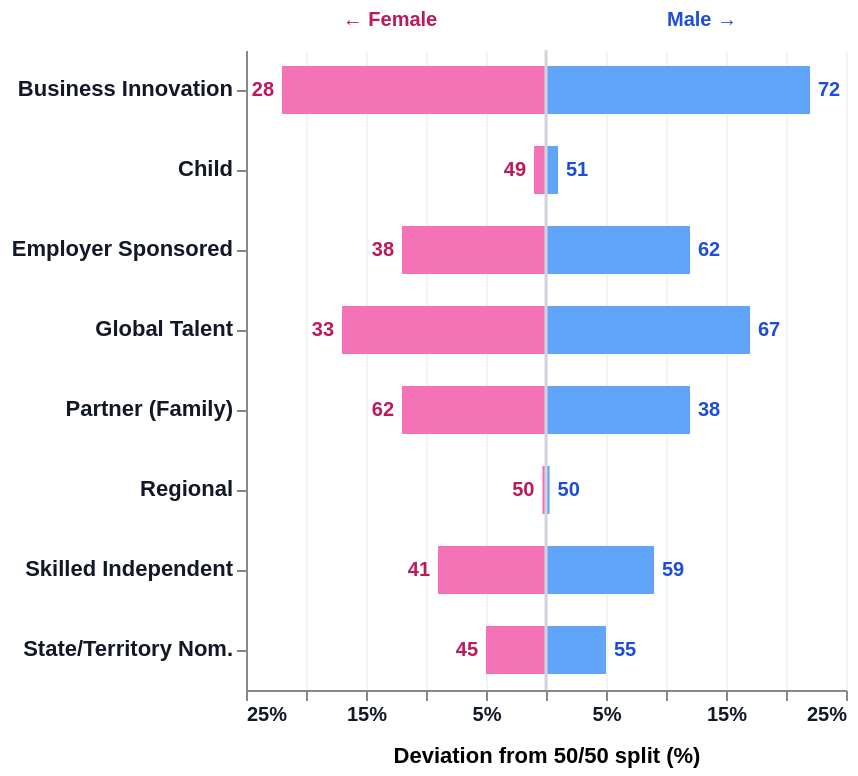

The Vega-Lite source for this figure:
### Vega-Lite specification from a JSON file in a GitHub repository (floating-point values rounded to 4 significant figures)
{"$schema": "https://vega.github.io/schema/vega-lite/v5.json", "width": "container", "height": 320, "background": "#ffffff", "config": {"view": {"stroke": null}}, "data": {"values": [{"category": "Business Innovation", "female": 28, "male": 72, "female_dev": -22, "male_dev": 22}, {"category": "Global Talent", "female": 33, "male": 67, "female_dev": -17, "male_dev": 17}, {"category": "Employer Sponsored", "female": 38, "male": 62, "female_dev": -12, "male_dev": 12}, {"category": "Skilled Independent", "female": 41, "male": 59, "female_dev": -9, "male_dev": 9}, {"category": "State/Territory Nom.", "female": 45, "male": 55, "female_dev": -5, "male_dev": 5}, {"category": "Child", "female": 49, "male": 51, "female_dev": -1, "male_dev": 1}, {"category": "Regional", "female": 50, "male": 50, "female_dev": -0.3, "male_dev": 0.3}, {"category": "Partner (Family)", "female": 62, "male": 38, "female_dev": -12, "male_dev": 12}]}, "layer": [{"mark": {"type": "bar", "height": 24}, "encoding": {"y": {"field": "category", "type": "nominal", "sort": ["Business Innovation", "Global Talent", "Employer Sponsored", "Skilled Independent", "State/Territory Nom.", "Child", "Regional", "Partner (Family)"], "axis": {"title": null, "labelFontSize": 11, "labelFontWeight": "bold", "labelColor": "#111827"}}, "x": {"field": "female_dev", "type": "quantitative", "scale": {"domain": [-25, 25]}, "axis": {"title": "Deviation from 50/50 split (%)", "titleFontSize": 11, "titleFontWeight": "bold", "titlePadding": 10, "labelExpr": "abs(datum.value) + '%'", "gridColor": "#f3f4f6", "labelFontSize": 10, "labelFontWeight": "bold", "labelColor": "#111827"}}, "x2": {"value": 0}, "color": {"value": "#f472b6"}, "opacity": {"condition": {"param": "hover", "empty": true, "value": 1}, "value": 0.3}, "tooltip": [{"field": "category", "title": "Visa Category"}, {"field": "female", "title": "Female %", "format": ".0f"}, {"field": "male", "title": "Male %", "format": ".0f"}]}, "params": [{"name": "hover", "select": {"type": "point", "on": "mouseover", "fields": ["category"]}}]}, {"mark": {"type": "bar", "height": 24}, "encoding": {"y": {"field": "category", "type": "nominal", "sort": ["Business Innovation", "Global Talent", "Employer Sponsored", "Skilled Independent", "State/Territory Nom.", "Child", "Regional", "Partner (Family)"]}, "x": {"field": "male_dev", "type": "quantitative"}, "x2": {"value": 0}, "color": {"value": "#60a5fa"}, "opacity": {"condition": {"param": "hover", "empty": true, "value": 1}, "value": 0.3}, "tooltip": [{"field": "category", "title": "Visa Category"}, {"field": "female", "title": "Female %", "format": ".0f"}, {"field": "male", "title": "Male %", "format": ".0f"}]}}, {"mark": {"type": "rule", "strokeWidth": 1.5, "color": "#d1d5db"}, "data": {"values": [{"x": 0}]}, "encoding": {"x": {"field": "x", "type": "quantitative"}}}, {"mark": {"type": "text", "align": "right", "dx": -4, "fontSize": 10, "color": "#be185d", "fontWeight": "bold"}, "encoding": {"y": {"field": "category", "type": "nominal", "sort": ["Business Innovation", "Global Talent", "Employer Sponsored", "Skilled Independent", "State/Territory Nom.", "Child", "Regional", "Partner (Family)"]}, "x": {"field": "female_dev", "type": "quantitative"}, "text": {"field": "female", "format": ".0f"}}}, {"mark": {"type": "text", "align": "left", "dx": 4, "fontSize": 10, "color": "#1d4ed8", "fontWeight": "bold"}, "encoding": {"y": {"field": "category", "type": "nominal", "sort": ["Business Innovation", "Global Talent", "Employer Sponsored", "Skilled Independent", "State/Territory Nom.", "Child", "Regional", "Partner (Family)"]}, "x": {"field": "male_dev", "type": "quantitative"}, "text": {"field": "male", "format": ".0f"}}}, {"mark": {"type": "text", "align": "center", "dy": -175, "fontSize": 10, "fontWeight": "bold", "color": "#be185d"}, "data": {"values": [{"x": -13, "label": "← Female"}]}, "encoding": {"x": {"field": "x", "type": "quantitative"}, "text": {"field": "label"}}}, {"mark": {"type": "text", "align": "center", "dy": -175, "fontSize": 10, "fontWeight": "bold", "color": "#1d4ed8"}, "data": {"values": [{"x": 13, "label": "Male →"}]}, "encoding": {"x": {"field": "x", "type": "quantitative"}, "text": {"field": "label"}}}, {"mark": {"type": "text", "align": "left", "dx": 6, "fontSize": 10, "fontStyle": "italic", "color": "#1d4ed8"}, "data": {"values": [{"x": 22, "category": "Business Innovation", "label": "Most male-skewed"}]}, "encoding": {"x": {"field": "x", "type": "quantitative"}, "y": {"field": "category", "type": "nominal"}}}, {"mark": {"type": "text", "align": "left", "dx": 6, "fontSize": 10, "fontStyle": "italic", "color": "#be185d"}, "data": {"values": [{"x": 12, "category": "Partner (Family)", "label": "Only visa favouring women"}]}, "encoding": {"x": {"field": "x", "type": "quantitative"}, "y": {"field": "category", "type": "nominal"}}}, {"mark": {"type": "text", "align": "left", "dx": 6, "fontSize": 10, "fontStyle": "italic", "color": "#6b7280"}, "data": {"values": [{"x": 1, "category": "Regional", "label": "Perfect split"}]}, "encoding": {"x": {"field": "x", "type": "quantitative"}, "y": {"field": "category", "type": "nominal"}}}]}
